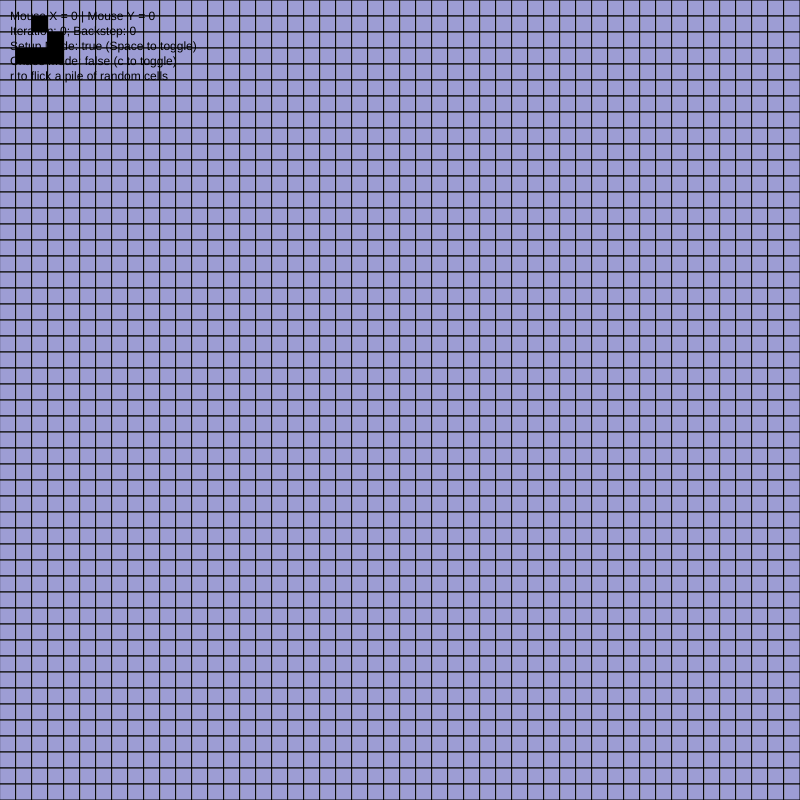
Frame 1 (no input)
Frame 60 (no input): identical to frame 1, image omitted
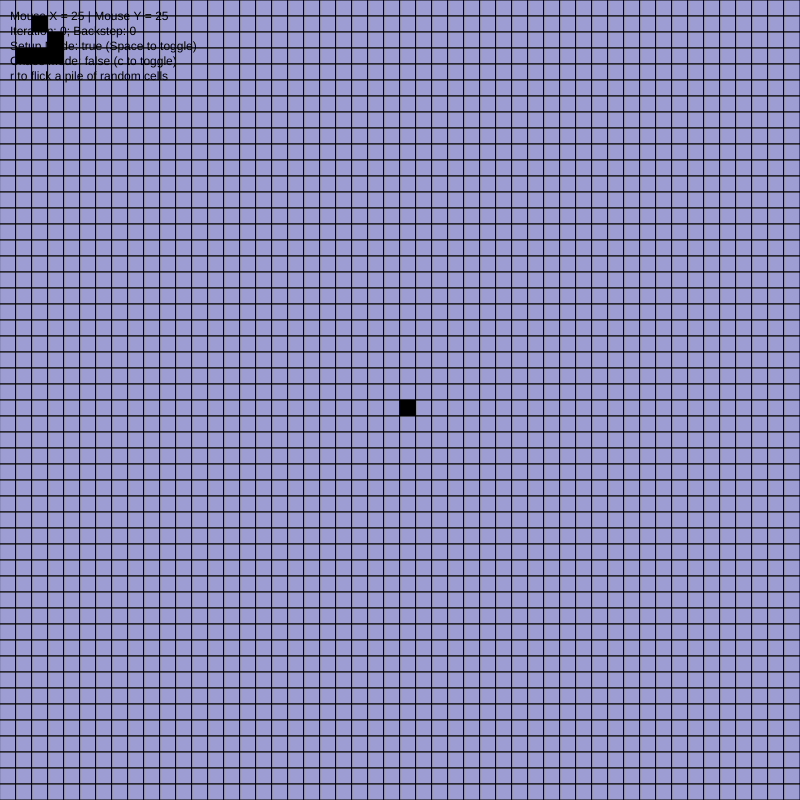
Frame 120 (the mouse pressed at the canvas centre since frame 60)

The p5.js sketch that drew these frames (run headless with seeded random() and noise() and a simulated clock; from frame 60 on, the mouse is pressed at the canvas centre):

// p5.js sketch
// ── sketch.js
// afc_05_cells_n_stuff
// Dima Konev
// September 19 2017

//resolution
var resX = 16;
var resY = 16;

//the two fields
var lifeField = [];
var lifeField2 = [];

//variables for swapping around
var currentLF;
var lastLF;
var temp;

//dimensions of the field
var a;
var b;

var iterations = 0;
var backstep = 0;

//mode to place cells
var setupMode = true;
//mode where each cell has a 1 in 10000 chance of randomly changing 
var chaos = false;


function shiftCell(x, y) {
    //shift by 1
    lifeField[x][y] = (lifeField[x][y] << 1) & ~1;
}
function shiftCellBack(x, y) {
    //shift by 1
    lifeField[x][y] = lifeField[x][y] >>> 1;
}
function activateLastBitOfCell(x, y) {
    lifeField[x][y] |= 1;
}
function deactivateLastBitOfCell(x, y) {
    lifeField[x][y] &= ~1;
}
function getLSBOfCell(x, y) {
    return (lifeField[x][y] & 1);
}
function getSecondLSBOfCell(x, y) {
    return (lifeField[x][y] >>> 1) & 1;
}

function setup() {
    createCanvas(800, 800);
    //get dimensions
    a = parseInt(width/resX);
    b = parseInt(height/resY);

    //create two empty fields
    for(var i = 0; i < a; i++) {
        lifeField[i] = [];
        //lifeField2[i] = [];
        for(var j = 0; j < b; j++) {
            lifeField[i][j] = 0;
            //lifeField2[i][j] = false;
        }
    }

    //create glider
    flickCell(1, 3);
    flickCell(2, 3);
    flickCell(3, 3);
    flickCell(3, 2);
    flickCell(2, 1);
    
}

//toggles cell at x, y
function flickCell(x, y) {
   if (getLSBOfCell(x, y) == 1) {
       deactivateLastBitOfCell(x, y);
   }
   else {
       activateLastBitOfCell(x, y);
   }
}

//returns the count of neighbors a cell has
function neighborCount(x, y) {
    var neighbors = 0;

    for(var i = -1; i <= 1; i++) {
        for(var j = -1; j <= 1; j++) {
            //don't count the cell itself
            if(i == 0 && j == 0) {
                continue;
            } 
            
            //wrap around
            var nx = x + i;
            if(nx < 0) {
                nx = a - 1;
            }
            else if (nx >= a) {
                nx = 0;
            }
            var ny = y + j;
            if(ny < 0) {
                ny = b - 1;
            }
            else if (ny >= b) {
                ny = 0;
            }

            var neighbor;
            if (nx < x || (nx == x && ny < y)) {
                neighbor = getSecondLSBOfCell(nx, ny);
            }
            else {
                neighbor = getLSBOfCell(nx, ny);
            }
            neighbors += neighbor;
        }
    }
    return neighbors;
}

function currentNeighborCount(x, y) {
    var neighbors = 0;

    for(var i = -1; i <= 1; i++) {
        for(var j = -1; j <= 1; j++) {
            //don't count the cell itself
            if(i == 0 && j == 0) {
                continue;
            } 
            
            //wrap around
            var nx = x + i;
            if(nx < 0) {
                nx = a - 1;
            }
            else if (nx >= a) {
                nx = 0;
            }
            var ny = y + j;
            if(ny < 0) {
                ny = b - 1;
            }
            else if (ny >= b) {
                ny = 0;
            }

            if(getLSBOfCell(nx, ny) == 1) {
                neighbors++;
            }
        }
    }
    
    return neighbors;
}

//step process for a single cell
function cellStep(x, y) {

    shiftCell(x, y);
    neighbors = neighborCount(x, y);
    //less than 2 neighbors, die
    if (neighbors < 2) {
        deactivateLastBitOfCell(x, y);
    }
    //more than 3 neighbors, die
    else if (neighbors > 3) {
        deactivateLastBitOfCell(x, y);
    }
    //exactly 3 neighbors, come to life
    else if (neighbors == 3) {
        activateLastBitOfCell(x, y);
    }
    //two neighbors, be what you were before
    else {
        lifeField[x][y] |= getSecondLSBOfCell(x, y);
    }
}

//swaps the two fields
function swapFields() {
    temp = currentLF;
    currentLF = lastLF;
    lastLF = temp;
}

//perform a single step
function lifeStep() {
    for(var i = 0; i < a; i++) {
        for(var j = 0; j < b; j++) {
            cellStep(i, j);
        }
    }
    iterations++;
    if (backstep < 32) {
        backstep++;
    }
}
function keyPressed() {
    //mode to place cells on screen
    if (key == ' ') {
        setupMode = !setupMode;
    }
    if (keyCode === 67) {
        chaos = !chaos;
    }
    //place a bunch of random cells on screen
    if (keyCode === 82) {
        for(var i = 0; i < a; i++) {
            for(var j = 0; j < b; j++) {
                var r = parseInt(random(0, 2));
                if (r == 1) {
                    flickCell(i, j);
                }
            }
        }
    }
    //.
    if (keyCode === 190) {
        lifeStep();
    }
    //,
    if (keyCode === 188) {
        if (backstep < 1) {
            return;
        }
        for(var i = 0; i < a; i++) {
            for(var j = 0; j < b; j++) {
                shiftCellBack(i, j);
            }
        }
        iterations--;
        backstep--;
    }
    //x
    if (keyCode === 88) {
        flickCell(parseInt(mouseX/resX), parseInt(mouseY/resY));
       /* print("flicc");
        var x = parseInt(mouseX/resX);
        var y = parseInt(mouseY/resY);
        for(var i = 0; i < a; i++) {
            for(var j = 0; j < b; j++) {
                if(i < x || (i == x && j < y)) {
                    flickCell(i, j);
                }
            }
        }*/
    }
}

//toggle cell where the mouse is
function mousePressed() {
    
    if (setupMode == true) {
        var x = parseInt(mouseX/resX);
        var y = parseInt(mouseY/resY);
        flickCell(x, y);
    }
    
}



function draw() {
    
    //change background depending on mode
    if(setupMode == false) {
        if(chaos == true) {
            background(255, 0, 0);
        }
        else {
            background(0, 255, 0);
        }
        //only swap field pointers if not in setup mode
        swapFields();
    }
    else {
        background(0, 0, 255);
    }

    //combine rendering and performing live steps
    for(var i = 0; i < a; i++) {
        for(var j = 0; j < b; j++) {
            //only step if not in setup mode
            if(setupMode == false) {
                cellStep(i, j); 
                
                if (chaos == true) {
                    //life's not fair
                    var chance = parseInt(random(0,10000));
                    if (chance == 988) {
                        flickCell(i, j);
                        continue;
                    }
                }
            }
                
            //fill empty cell
            if(getLSBOfCell(i, j) == 0) {
                if (getSecondLSBOfCell(i, j) == 1) {
                    fill(170, 170, 170, 200);
                }
                else if (lifeField[i][j] >>> 2 & 1 == 1) {
                    fill(190, 190, 190, 200);
                } else {
                    fill(200, 200, 200, 200);
                }
            }
            //fill cell that's filled
            else if (getLSBOfCell(i, j) == 1) {
                fill(0, 0, 0);
            }

            //draw cell
            rect(i * resX, j * resY, resX, resY);
        }
    }
    if(setupMode == false) {
        //only increase iterations if not paused
        iterations++;
        if (backstep < 31) {
            backstep++;
        }
    }

    //print info
    fill(0,0,0);
    text('Mouse X = ' + parseInt(mouseX/resX) + " | Mouse Y = " + parseInt(mouseY/resY) +
         "\nIteration: " + iterations + 
         "; Backstep: " + backstep + 
         "\nSetup Mode: " + setupMode + " (Space to toggle)" + 
         "\nChaos Mode: " + chaos + " (c to toggle)" + 
         "\nr to flick a pile of random cells",
         10, 20);
}
